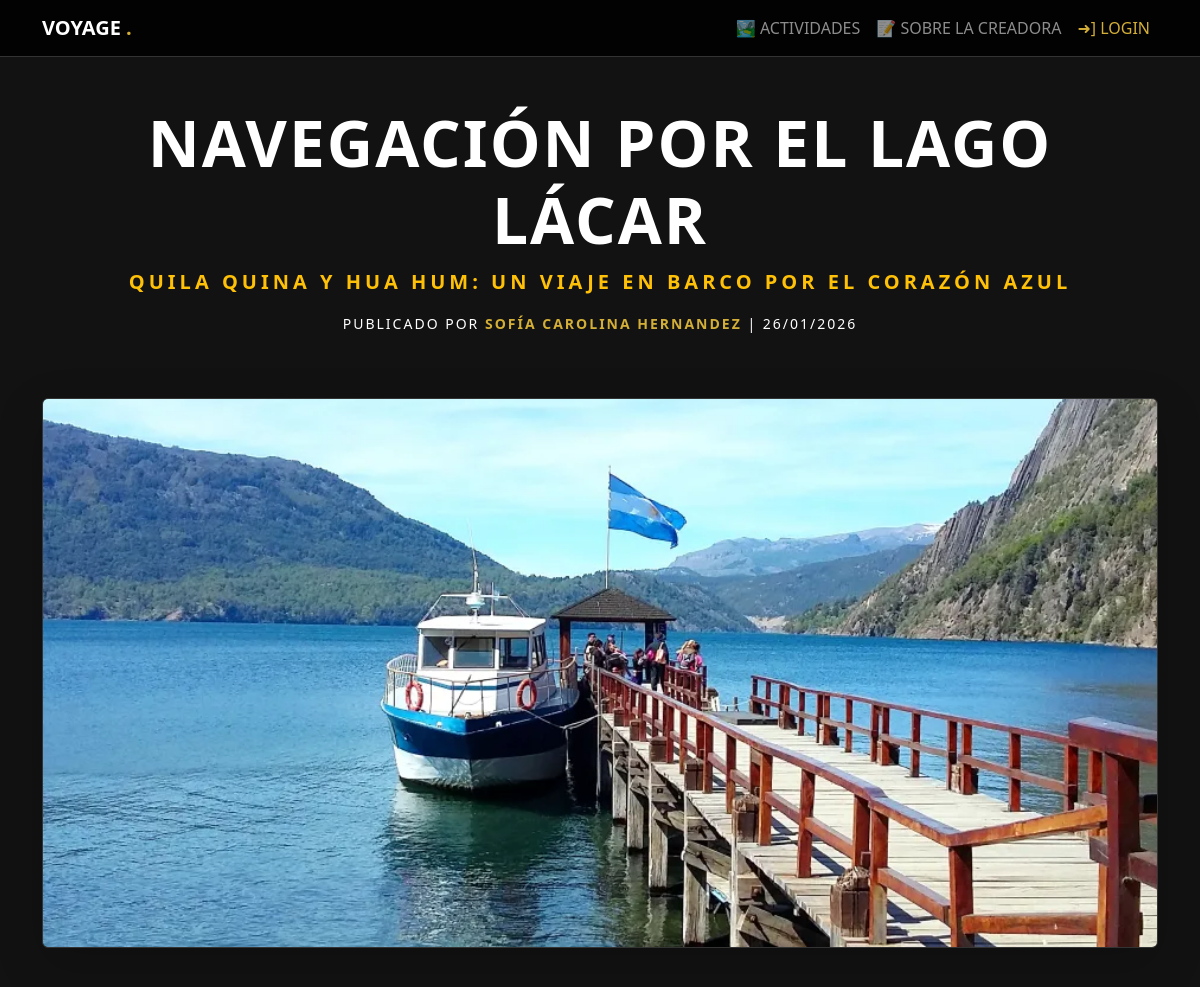
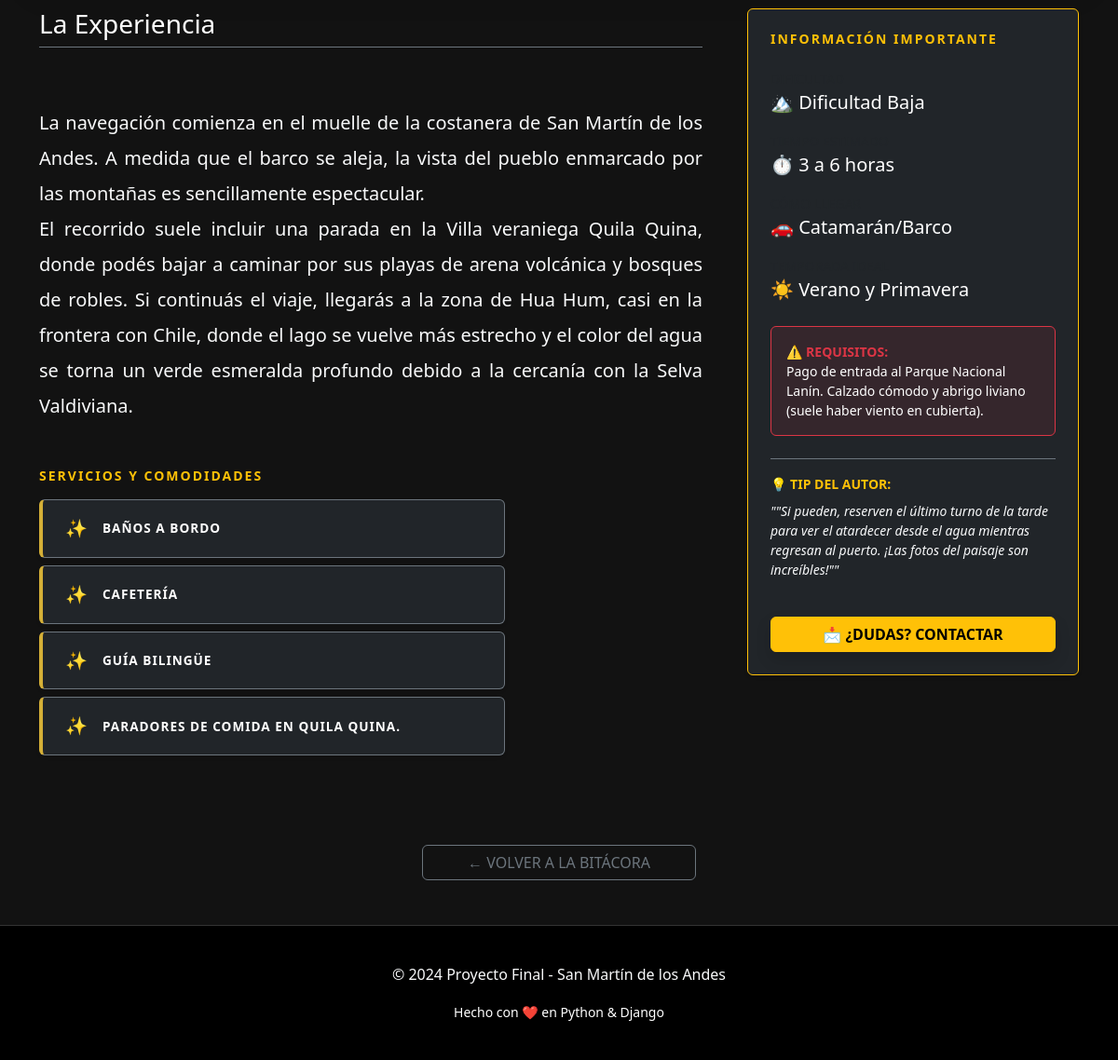
The app's page /pages/1/ with its own data (2 pictures, top to bottom).
### pages/models.py (models this page shows, shortened)
class Blog(models.Model):
    titulo = models.CharField(max_length=200)
    subtitulo = models.CharField(max_length=200)
    cuerpo = models.TextField()
    autor = models.ForeignKey(User, on_delete=models.CASCADE)
    fecha = models.DateTimeField(auto_now_add=True)
    imagen = models.ImageField(upload_to='blogs/')
    DIFICULTAD_CHOICES = [
        ('Baja', 'Baja'),
        ('Media', 'Media'),
        ('Alta', 'Alta'),
        ('N/A', 'No aplica'),
    ]
    dificultad = models.CharField(max_length=10, choices=DIFICULTAD_CHOICES, default='Baja')
    duracion = models.CharField(max_length=50, blank=True, help_text="Ej: 2 horas, Medio día")
    transporte = models.CharField(max_length=100, blank=True, help_text="Ej: Auto, Barco, 4x4")
    mejor_epoca = models.CharField(max_length=100, blank=True, help_text="Ej: Verano, Todo el año, Invierno") # <--- NUEVO
    requisitos = models.TextField(blank=True, help_text="Ej: Permiso de Parques, calzado técnico, entrada paga") # <--- NUEVO
    servicios = models.CharField(max_length=200, blank=True, help_text="Ej: Baños, WiFi, Parador")
    tips = models.TextField(blank=True, help_text="Consejos personales del autor")
    def get_servicios_list(self):
        if self.servicios:
            return [s.strip() for s in self.servicios.split(',')]
        return []

### pages/views.py (the view)
# urls.py: path('pages/<int:pk>/', views.BlogDetailView.as_view(), name='blog_detail'),
class BlogDetailView(DetailView):
    model = Blog
    template_name = 'pages/blog_detail.html'

### pages/templates/pages/blog_detail.html (shortened to what this page needs)
{% extends 'pages/base.html' %}
{% block content %}
<div class="container py-5">
    <div class="row">
        <div class="col-12 text-center mb-5">
            <h1 class="display-3 fw-bold text-uppercase text-white" style="letter-spacing: 2px;">{{ blog.titulo }}</h1>
            <p class="lead text-warning fw-bold text-uppercase" style="letter-spacing: 4px;">{{ blog.subtitulo }}</p>
            <p class="text-white small text-uppercase" style="letter-spacing: 2px;"> Publicado por
                <span class="fw-bold" style="color: #d4af37;">
                    {% if blog.autor.get_full_name %}
                        {{ blog.autor.get_full_name }}
                    {% else %}
                        {{ blog.autor.username }}
                    {% endif %}
                </span>
                | {{ blog.fecha|date:"d/m/Y" }}
            </p>
        </div>
        <div class="col-12 mb-5">
            {% if blog.imagen %}
                <img src="{{ blog.imagen.url }}" class="img-fluid rounded shadow-lg w-100" style="max-height: 550px; object-fit: cover; border: 1px solid #333;">
            {% endif %}
        </div>
        <div class="col-md-8">
            <div class="pe-md-4">
                <h3 class="text-white mb-4 border-bottom border-secondary pb-2">La Experiencia</h3>
                <div class="fs-5 text-light mb-5" style="line-height: 1.9; white-space: pre-line; text-align: justify;">
                    {{ blog.cuerpo }}
                </div>
            <div class="mb-5">
                <h4 class="text-warning small fw-bold text-uppercase mb-3" style="letter-spacing: 2px;">
                    Servicios y Comodidades
                </h4>
                <div class="d-flex flex-column gap-2" style="max-width: 500px;">
                    {% if blog.get_servicios_list %}
                        {% for servicio in blog.get_servicios_list %}
                        <div class="px-4 py-3 bg-dark border border-secondary rounded d-flex align-items-center shadow-sm"
                            style="border-left: 4px solid #d4af37 !important; transition: 0.3s;">
                            <span class="me-3" style="font-size: 1.2rem;">✨</span>
                            <span class="text-white fw-bold text-uppercase" style="font-size: 0.85rem; letter-spacing: 1px;">
                                {{ servicio }}
                            </span>
                        </div>
                        {% endfor %}
                    {% else %}
                        <p class="text-muted small italic">Consultar servicios en el lugar.</p>
                    {% endif %}
                </div>
            </div>
        </div>
        </div>
        <div class="col-md-4">
            <div class="bg-dark p-4 rounded border border-warning shadow-sm position-sticky" style="top: 100px;">
                <h4 class="text-warning fw-bold mb-4 text-uppercase small" style="letter-spacing: 2px;">Información Importante</h4>
                <div class="mb-3">
                    <span class="text-muted d-block small text-uppercase">Dificultad</span>
                    <span class="fs-5 text-white">🏔️ Dificultad {{ blog.dificultad }}</span>
                </div>
                <div class="mb-3">
                    <span class="text-muted d-block small text-uppercase">Tiempo estimado</span>
                    <span class="fs-5 text-white">⏱️ {{ blog.duracion }}</span>
                </div>
                <div class="mb-3">
                    <span class="text-muted d-block small text-uppercase">Cómo llegar</span>
                    <span class="fs-5 text-white">🚗 {{ blog.transporte }}</span>
                </div>
                <div class="mb-4">
                    <span class="text-muted d-block small text-uppercase">Temporada ideal</span>
                    <span class="fs-5 text-white">☀️ {{ blog.mejor_epoca }}</span>
                </div>
                {% if blog.requisitos %}
                <div class="p-3 bg-danger bg-opacity-10 border border-danger rounded mb-4">
                    <p class="mb-0 text-danger fw-bold small text-uppercase">⚠️ Requisitos:</p>
                    <p class="mb-0 text-white small">{{ blog.requisitos }}</p>
                </div>
                {% endif %}
                {% if blog.tips %}
                <div class="mt-4 pt-3 border-top border-secondary">
                    <p class="text-warning fw-bold small text-uppercase mb-2">💡 Tip del autor:</p>
                    <p class="text-light fst-italic small">"{{ blog.tips }}"</p>
                </div>
                {% endif %}
                <a href="{% url 'enviar_mensaje' %}" class="btn btn-warning w-100 fw-bold mt-4 shadow">📩 ¿DUDAS? CONTACTAR</a>
            </div>
        </div>
        <div class="col-12 mt-5 text-center">
            <a href="{% url 'pages' %}" class="btn btn-outline-secondary px-5">← VOLVER A LA BITÁCORA</a>
        </div>
    </div>
</div>
{% endblock %}

### pages/templates/pages/base.html (style rules this page uses)
body { background-color: #121212; color: #ffffff; font-family: 'Segoe UI', sans-serif; }

### records on screen
Blog: titulo "NAVEGACIÓN POR EL LAGO LÁCAR", subtitulo "QUILA QUINA Y HUA HUM: UN VIAJE EN BARCO POR EL CORAZÓN AZUL", autor.get_full_name "SOFÍA CAROLINA HERNANDEZ", fecha "26/01/2026", imagen (picture), cuerpo "La navegación comienza en el muelle de la costanera de San Martín de los Andes. A medida que el barco se aleja, la vista del pueblo enmarcado por las montañas es sencillamente espectacular. El recorrido suele incluir una parada en la Villa veraniega Quila Quina, donde podés bajar a caminar por sus playas de arena volcánica y bosques de robles. Si continuás el viaje, llegarás a la zona de Hua Hum, casi en la frontera con Chile, donde el lago se vuelve más estrecho y el color del agua se torna un verde esmeralda profundo debido a la cercanía con la Selva Valdiviana.", dificultad "Baja", duracion "3 a 6 horas", transporte "Catamarán/Barco", mejor_epoca "Verano y Primavera", requisitos "Pago de entrada al Parque Nacional Lanín. Calzado cómodo y abrigo liviano (suele haber viento en cubierta).", tips "\"Si pueden, reserven el último turno de la tarde para ver el atardecer desde el agua mientras regresan al puerto. ¡Las fotos del paisaje son increíbles!\""

### other values on screen
{{ servicio }} "BAÑOS A BORDO" "CAFETERÍA" "GUÍA BILINGÜE" "PARADORES DE COMIDA EN QUILA QUINA."
